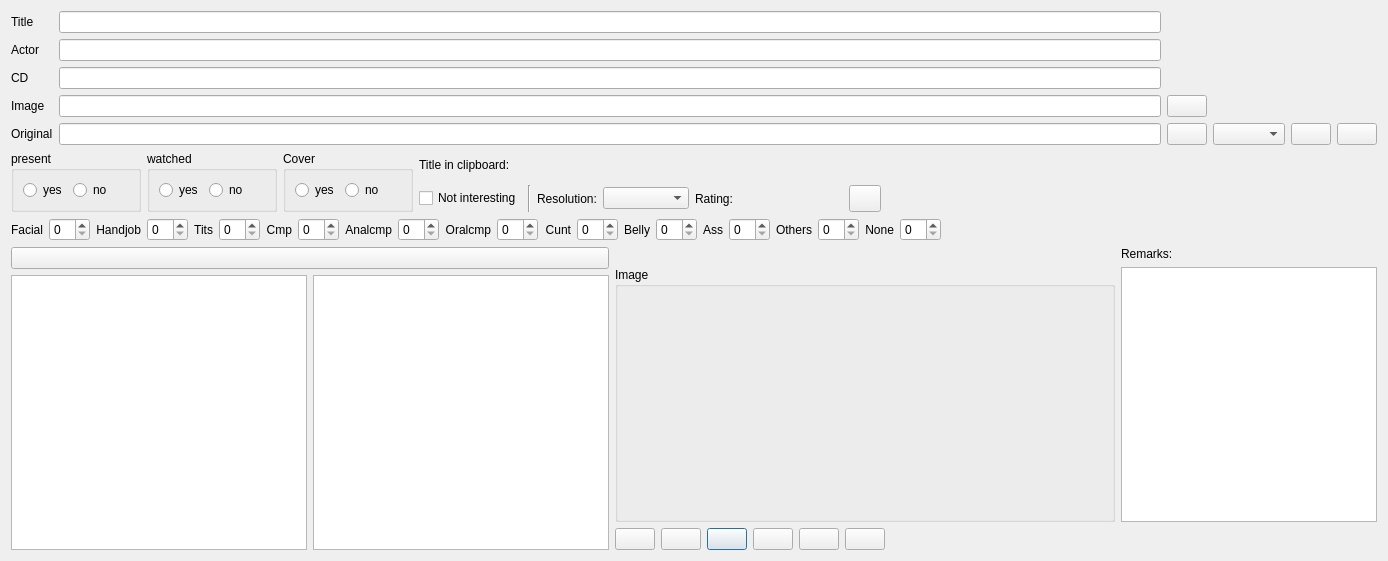
<?xml version="1.0" encoding="UTF-8"?>
<ui version="4.0">
 <class>Dialog</class>
 <widget class="QDialog" name="Dialog">
  <property name="geometry">
   <rect>
    <x>0</x>
    <y>0</y>
    <width>1388</width>
    <height>561</height>
   </rect>
  </property>
  <property name="windowTitle">
   <string>New / Change / Delete</string>
  </property>
  <property name="windowIcon">
   <iconset>
    <normaloff>pypordb/8027068_splash.png</normaloff>pypordb/8027068_splash.png</iconset>
  </property>
  <layout class="QGridLayout" name="gridLayout_2">
   <item row="1" column="0" colspan="2">
    <layout class="QHBoxLayout" name="horizontalLayout_10">
     <item>
      <layout class="QHBoxLayout" name="horizontalLayout_11">
       <item>
        <widget class="QGroupBox" name="groupBox_4">
         <property name="minimumSize">
          <size>
           <width>130</width>
           <height>59</height>
          </size>
         </property>
         <property name="whatsThis">
          <string/>
         </property>
         <property name="title">
          <string>present</string>
         </property>
         <layout class="QFormLayout" name="formLayout_2">
          <item row="0" column="0">
           <layout class="QHBoxLayout" name="horizontalLayout_3">
            <item>
             <widget class="QRadioButton" name="radioButtonVorhandenJa">
              <property name="whatsThis">
               <string>Mark here when video is present.</string>
              </property>
              <property name="text">
               <string>yes</string>
              </property>
             </widget>
            </item>
            <item>
             <widget class="QRadioButton" name="radioButtonVorhandenNein">
              <property name="whatsThis">
               <string>Mark here when video is NOT present.</string>
              </property>
              <property name="text">
               <string>no</string>
              </property>
             </widget>
            </item>
           </layout>
          </item>
         </layout>
        </widget>
       </item>
       <item>
        <widget class="QGroupBox" name="groupBox_5">
         <property name="minimumSize">
          <size>
           <width>130</width>
           <height>59</height>
          </size>
         </property>
         <property name="title">
          <string>watched</string>
         </property>
         <layout class="QFormLayout" name="formLayout_3">
          <item row="0" column="0">
           <layout class="QHBoxLayout" name="horizontalLayout_4">
            <item>
             <widget class="QRadioButton" name="radioButtonGesehenJa">
              <property name="whatsThis">
               <string>Mark here when this video has been watched.</string>
              </property>
              <property name="text">
               <string>yes</string>
              </property>
             </widget>
            </item>
            <item>
             <widget class="QRadioButton" name="radioButtonGesehenNein">
              <property name="whatsThis">
               <string>Mark here when this video has NOT yet watched.</string>
              </property>
              <property name="text">
               <string>no</string>
              </property>
             </widget>
            </item>
           </layout>
          </item>
         </layout>
        </widget>
       </item>
       <item>
        <widget class="QGroupBox" name="groupBox_6">
         <property name="minimumSize">
          <size>
           <width>130</width>
           <height>59</height>
          </size>
         </property>
         <property name="whatsThis">
          <string/>
         </property>
         <property name="title">
          <string>Cover</string>
         </property>
         <layout class="QFormLayout" name="formLayout_4">
          <item row="0" column="0">
           <layout class="QHBoxLayout" name="horizontalLayout_6">
            <item>
             <widget class="QRadioButton" name="radioButtonCoverJa">
              <property name="whatsThis">
               <string>Mark here when the image to be added in database is a video cover.</string>
              </property>
              <property name="text">
               <string>yes</string>
              </property>
             </widget>
            </item>
            <item>
             <widget class="QRadioButton" name="radioButtonCoverNein">
              <property name="whatsThis">
               <string>Mark here when the image to be added in database is NOT a video cover.</string>
              </property>
              <property name="text">
               <string>no</string>
              </property>
             </widget>
            </item>
           </layout>
          </item>
         </layout>
        </widget>
       </item>
      </layout>
     </item>
     <item>
      <layout class="QVBoxLayout" name="verticalLayout">
       <item>
        <layout class="QHBoxLayout" name="horizontalLayout_13">
         <item>
          <widget class="QLabel" name="label_8">
           <property name="text">
            <string>Title in clipboard:</string>
           </property>
          </widget>
         </item>
         <item>
          <widget class="QLabel" name="labelOriginal">
           <property name="text">
            <string/>
           </property>
          </widget>
         </item>
         <item>
          <spacer name="horizontalSpacer_3">
           <property name="orientation">
            <enum>Qt::Horizontal</enum>
           </property>
           <property name="sizeHint" stdset="0">
            <size>
             <width>40</width>
             <height>20</height>
            </size>
           </property>
          </spacer>
         </item>
        </layout>
       </item>
       <item>
        <layout class="QHBoxLayout" name="horizontalLayout_7">
         <item>
          <widget class="QCheckBox" name="checkBoxUninteressant">
           <property name="whatsThis">
            <string>Check this box, if you did not like the movie</string>
           </property>
           <property name="text">
            <string>Not interesting</string>
           </property>
          </widget>
         </item>
         <item>
          <widget class="Line" name="line">
           <property name="orientation">
            <enum>Qt::Vertical</enum>
           </property>
          </widget>
         </item>
         <item>
          <widget class="QLabel" name="label_17">
           <property name="whatsThis">
            <string>Please select the resolution of the clip.</string>
           </property>
           <property name="text">
            <string>Resolution:</string>
           </property>
          </widget>
         </item>
         <item>
          <widget class="QComboBox" name="comboBoxDefinition">
           <property name="iconSize">
            <size>
             <width>10</width>
             <height>10</height>
            </size>
           </property>
           <item>
            <property name="text">
             <string/>
            </property>
           </item>
           <item>
            <property name="text">
             <string>SD</string>
            </property>
           </item>
           <item>
            <property name="text">
             <string>HD 720p</string>
            </property>
           </item>
           <item>
            <property name="text">
             <string>HD 1080p</string>
            </property>
           </item>
           <item>
            <property name="text">
             <string>UltraHD</string>
            </property>
           </item>
           <item>
            <property name="text">
             <string>Unknown</string>
            </property>
           </item>
          </widget>
         </item>
         <item>
          <widget class="QLabel" name="label_18">
           <property name="text">
            <string>Rating:</string>
           </property>
          </widget>
         </item>
         <item>
          <widget class="QPushButton" name="pushButtonStar1">
           <property name="maximumSize">
            <size>
             <width>16</width>
             <height>16</height>
            </size>
           </property>
           <property name="text">
            <string/>
           </property>
           <property name="icon">
            <iconset>
             <normaloff>pypordb/non-starred.png</normaloff>pypordb/non-starred.png</iconset>
           </property>
           <property name="flat">
            <bool>true</bool>
           </property>
          </widget>
         </item>
         <item>
          <widget class="QPushButton" name="pushButtonStar2">
           <property name="maximumSize">
            <size>
             <width>16</width>
             <height>16</height>
            </size>
           </property>
           <property name="text">
            <string/>
           </property>
           <property name="icon">
            <iconset>
             <normaloff>pypordb/non-starred.png</normaloff>pypordb/non-starred.png</iconset>
           </property>
           <property name="flat">
            <bool>true</bool>
           </property>
          </widget>
         </item>
         <item>
          <widget class="QPushButton" name="pushButtonStar3">
           <property name="maximumSize">
            <size>
             <width>16</width>
             <height>16</height>
            </size>
           </property>
           <property name="text">
            <string/>
           </property>
           <property name="icon">
            <iconset>
             <normaloff>pypordb/non-starred.png</normaloff>pypordb/non-starred.png</iconset>
           </property>
           <property name="flat">
            <bool>true</bool>
           </property>
          </widget>
         </item>
         <item>
          <widget class="QPushButton" name="pushButtonStar4">
           <property name="maximumSize">
            <size>
             <width>16</width>
             <height>16</height>
            </size>
           </property>
           <property name="text">
            <string/>
           </property>
           <property name="icon">
            <iconset>
             <normaloff>pypordb/non-starred.png</normaloff>pypordb/non-starred.png</iconset>
           </property>
           <property name="flat">
            <bool>true</bool>
           </property>
          </widget>
         </item>
         <item>
          <widget class="QPushButton" name="pushButtonStar5">
           <property name="maximumSize">
            <size>
             <width>16</width>
             <height>16</height>
            </size>
           </property>
           <property name="text">
            <string/>
           </property>
           <property name="icon">
            <iconset>
             <normaloff>pypordb/non-starred.png</normaloff>pypordb/non-starred.png</iconset>
           </property>
           <property name="flat">
            <bool>true</bool>
           </property>
          </widget>
         </item>
         <item>
          <widget class="QPushButton" name="pushButtonClearRating">
           <property name="maximumSize">
            <size>
             <width>32</width>
             <height>32</height>
            </size>
           </property>
           <property name="toolTip">
            <string>&lt;html&gt;&lt;head/&gt;&lt;body&gt;&lt;p&gt;Clear rating&lt;/p&gt;&lt;/body&gt;&lt;/html&gt;</string>
           </property>
           <property name="text">
            <string/>
           </property>
           <property name="icon">
            <iconset>
             <normaloff>pypordb/clear_l.png</normaloff>pypordb/clear_l.png</iconset>
           </property>
           <property name="iconSize">
            <size>
             <width>10</width>
             <height>10</height>
            </size>
           </property>
          </widget>
         </item>
         <item>
          <spacer name="horizontalSpacer">
           <property name="orientation">
            <enum>Qt::Horizontal</enum>
           </property>
           <property name="sizeHint" stdset="0">
            <size>
             <width>358</width>
             <height>22</height>
            </size>
           </property>
          </spacer>
         </item>
        </layout>
       </item>
      </layout>
     </item>
    </layout>
   </item>
   <item row="2" column="0" colspan="2">
    <layout class="QHBoxLayout" name="horizontalLayout_5">
     <item>
      <widget class="QLabel" name="label">
       <property name="text">
        <string>Facial</string>
       </property>
       <property name="alignment">
        <set>Qt::AlignRight|Qt::AlignTrailing|Qt::AlignVCenter</set>
       </property>
      </widget>
     </item>
     <item>
      <widget class="QSpinBox" name="spinBoxF">
       <property name="sizePolicy">
        <sizepolicy hsizetype="Fixed" vsizetype="Fixed">
         <horstretch>0</horstretch>
         <verstretch>0</verstretch>
        </sizepolicy>
       </property>
      </widget>
     </item>
     <item>
      <widget class="QLabel" name="label_5">
       <property name="text">
        <string>Handjob</string>
       </property>
       <property name="alignment">
        <set>Qt::AlignRight|Qt::AlignTrailing|Qt::AlignVCenter</set>
       </property>
      </widget>
     </item>
     <item>
      <widget class="QSpinBox" name="spinBoxH"/>
     </item>
     <item>
      <widget class="QLabel" name="label_7">
       <property name="text">
        <string>Tits</string>
       </property>
       <property name="alignment">
        <set>Qt::AlignRight|Qt::AlignTrailing|Qt::AlignVCenter</set>
       </property>
      </widget>
     </item>
     <item>
      <widget class="QSpinBox" name="spinBoxT"/>
     </item>
     <item>
      <widget class="QLabel" name="label_9">
       <property name="text">
        <string>Cmp</string>
       </property>
       <property name="alignment">
        <set>Qt::AlignRight|Qt::AlignTrailing|Qt::AlignVCenter</set>
       </property>
      </widget>
     </item>
     <item>
      <widget class="QSpinBox" name="spinBoxC"/>
     </item>
     <item>
      <widget class="QLabel" name="label_10">
       <property name="text">
        <string>Analcmp</string>
       </property>
       <property name="alignment">
        <set>Qt::AlignRight|Qt::AlignTrailing|Qt::AlignVCenter</set>
       </property>
      </widget>
     </item>
     <item>
      <widget class="QSpinBox" name="spinBoxX"/>
     </item>
     <item>
      <widget class="QLabel" name="label_11">
       <property name="text">
        <string>Oralcmp</string>
       </property>
       <property name="alignment">
        <set>Qt::AlignRight|Qt::AlignTrailing|Qt::AlignVCenter</set>
       </property>
      </widget>
     </item>
     <item>
      <widget class="QSpinBox" name="spinBoxO"/>
     </item>
     <item>
      <widget class="QLabel" name="label_12">
       <property name="text">
        <string>Cunt</string>
       </property>
       <property name="alignment">
        <set>Qt::AlignRight|Qt::AlignTrailing|Qt::AlignVCenter</set>
       </property>
      </widget>
     </item>
     <item>
      <widget class="QSpinBox" name="spinBoxV"/>
     </item>
     <item>
      <widget class="QLabel" name="label_13">
       <property name="text">
        <string>Belly</string>
       </property>
       <property name="alignment">
        <set>Qt::AlignRight|Qt::AlignTrailing|Qt::AlignVCenter</set>
       </property>
      </widget>
     </item>
     <item>
      <widget class="QSpinBox" name="spinBoxB"/>
     </item>
     <item>
      <widget class="QLabel" name="label_14">
       <property name="text">
        <string>Ass</string>
       </property>
       <property name="alignment">
        <set>Qt::AlignRight|Qt::AlignTrailing|Qt::AlignVCenter</set>
       </property>
      </widget>
     </item>
     <item>
      <widget class="QSpinBox" name="spinBoxA"/>
     </item>
     <item>
      <widget class="QLabel" name="label_15">
       <property name="text">
        <string>Others</string>
       </property>
       <property name="alignment">
        <set>Qt::AlignRight|Qt::AlignTrailing|Qt::AlignVCenter</set>
       </property>
      </widget>
     </item>
     <item>
      <widget class="QSpinBox" name="spinBoxS"/>
     </item>
     <item>
      <widget class="QLabel" name="label_16">
       <property name="text">
        <string>None</string>
       </property>
       <property name="alignment">
        <set>Qt::AlignRight|Qt::AlignTrailing|Qt::AlignVCenter</set>
       </property>
      </widget>
     </item>
     <item>
      <widget class="QSpinBox" name="spinBoxK"/>
     </item>
     <item>
      <spacer name="horizontalSpacer_4">
       <property name="orientation">
        <enum>Qt::Horizontal</enum>
       </property>
       <property name="sizeHint" stdset="0">
        <size>
         <width>40</width>
         <height>20</height>
        </size>
       </property>
      </spacer>
     </item>
    </layout>
   </item>
   <item row="3" column="0">
    <layout class="QVBoxLayout" name="verticalLayout_3">
     <item>
      <widget class="QPushButton" name="pushButtonNeuDarstelleruebernehmen">
       <property name="toolTip">
        <string>&lt;html&gt;&lt;head/&gt;&lt;body&gt;&lt;p&gt;Adopt actor, F2&lt;/p&gt;&lt;/body&gt;&lt;/html&gt;</string>
       </property>
       <property name="whatsThis">
        <string>Copy the marked actors to the actors field</string>
       </property>
       <property name="text">
        <string/>
       </property>
       <property name="icon">
        <iconset>
         <normaloff>pypordb/go-up.svg</normaloff>pypordb/go-up.svg</iconset>
       </property>
       <property name="iconSize">
        <size>
         <width>24</width>
         <height>24</height>
        </size>
       </property>
       <property name="shortcut">
        <string>F2</string>
       </property>
       <property name="checkable">
        <bool>false</bool>
       </property>
      </widget>
     </item>
     <item>
      <layout class="QHBoxLayout" name="horizontalLayout_8">
       <item>
        <widget class="QListWidget" name="listWidgetW">
         <property name="whatsThis">
          <string>Last used female actors. Adopt marked actors with a doubleclick or click on the button above.</string>
         </property>
         <property name="selectionMode">
          <enum>QAbstractItemView::MultiSelection</enum>
         </property>
        </widget>
       </item>
       <item>
        <widget class="QListWidget" name="listWidgetM">
         <property name="whatsThis">
          <string>Last used male actors. Adopt marked actors with a doubleclick or click on the button above.</string>
         </property>
         <property name="selectionMode">
          <enum>QAbstractItemView::MultiSelection</enum>
         </property>
        </widget>
       </item>
      </layout>
     </item>
    </layout>
   </item>
   <item row="3" column="1">
    <layout class="QFormLayout" name="formLayout_5">
     <item row="2" column="0">
      <layout class="QHBoxLayout" name="horizontalLayout">
       <item>
        <widget class="QPushButton" name="pushButtonBildbeschneiden">
         <property name="toolTip">
          <string>&lt;html&gt;&lt;head/&gt;&lt;body&gt;&lt;p&gt;Crop image&lt;/p&gt;&lt;/body&gt;&lt;/html&gt;</string>
         </property>
         <property name="whatsThis">
          <string>Crop image.

How does cropping work?

First click with the left mouse button in the left top corner, then click with the right mouse button at the bottom right.</string>
         </property>
         <property name="text">
          <string/>
         </property>
         <property name="icon">
          <iconset>
           <normaloff>pypordb/transform-crop.png</normaloff>pypordb/transform-crop.png</iconset>
         </property>
         <property name="iconSize">
          <size>
           <width>10</width>
           <height>10</height>
          </size>
         </property>
        </widget>
       </item>
       <item>
        <widget class="QPushButton" name="pushButtonBildloeschen">
         <property name="toolTip">
          <string>&lt;html&gt;&lt;head/&gt;&lt;body&gt;&lt;p&gt;Delete image file from working directory&lt;/p&gt;&lt;/body&gt;&lt;/html&gt;</string>
         </property>
         <property name="whatsThis">
          <string>Delete image file in working directory</string>
         </property>
         <property name="text">
          <string/>
         </property>
         <property name="icon">
          <iconset>
           <normaloff>pypordb/user-trash.png</normaloff>pypordb/user-trash.png</iconset>
         </property>
         <property name="iconSize">
          <size>
           <width>10</width>
           <height>10</height>
          </size>
         </property>
        </widget>
       </item>
       <item>
        <widget class="QPushButton" name="pushButtonNeuOK">
         <property name="toolTip">
          <string>&lt;html&gt;&lt;head/&gt;&lt;body&gt;&lt;p&gt;Save&lt;/p&gt;&lt;/body&gt;&lt;/html&gt;</string>
         </property>
         <property name="whatsThis">
          <string>Save</string>
         </property>
         <property name="text">
          <string/>
         </property>
         <property name="icon">
          <iconset>
           <normaloff>pypordb/media-floppy.png</normaloff>pypordb/media-floppy.png</iconset>
         </property>
         <property name="iconSize">
          <size>
           <width>10</width>
           <height>10</height>
          </size>
         </property>
         <property name="shortcut">
          <string>Enter, Return</string>
         </property>
         <property name="autoDefault">
          <bool>false</bool>
         </property>
         <property name="default">
          <bool>true</bool>
         </property>
        </widget>
       </item>
       <item>
        <widget class="QPushButton" name="pushButtonNeuCancel">
         <property name="toolTip">
          <string>&lt;html&gt;&lt;head/&gt;&lt;body&gt;&lt;p&gt;Cancel&lt;/p&gt;&lt;/body&gt;&lt;/html&gt;</string>
         </property>
         <property name="whatsThis">
          <string>Cancel</string>
         </property>
         <property name="text">
          <string/>
         </property>
         <property name="icon">
          <iconset>
           <normaloff>pypordb/dialog-cancel.svg</normaloff>pypordb/dialog-cancel.svg</iconset>
         </property>
         <property name="iconSize">
          <size>
           <width>10</width>
           <height>10</height>
          </size>
         </property>
        </widget>
       </item>
       <item>
        <widget class="QPushButton" name="pushButtonNeuDelete">
         <property name="toolTip">
          <string>&lt;html&gt;&lt;head/&gt;&lt;body&gt;&lt;p&gt;Delete from database&lt;/p&gt;&lt;/body&gt;&lt;/html&gt;</string>
         </property>
         <property name="whatsThis">
          <string>Entry in database will be deleted, inclusive image file</string>
         </property>
         <property name="text">
          <string/>
         </property>
         <property name="icon">
          <iconset>
           <normaloff>pypordb/user-trash.svg</normaloff>pypordb/user-trash.svg</iconset>
         </property>
         <property name="iconSize">
          <size>
           <width>10</width>
           <height>10</height>
          </size>
         </property>
        </widget>
       </item>
       <item>
        <widget class="QPushButton" name="pushButtonVerz">
         <property name="toolTip">
          <string>&lt;html&gt;&lt;head/&gt;&lt;body&gt;&lt;p&gt;Change working directory&lt;/p&gt;&lt;/body&gt;&lt;/html&gt;</string>
         </property>
         <property name="whatsThis">
          <string>Change the working directory</string>
         </property>
         <property name="text">
          <string/>
         </property>
         <property name="icon">
          <iconset>
           <normaloff>pypordb/folder.svg</normaloff>pypordb/folder.svg</iconset>
         </property>
         <property name="iconSize">
          <size>
           <width>10</width>
           <height>10</height>
          </size>
         </property>
        </widget>
       </item>
       <item>
        <spacer name="horizontalSpacer_2">
         <property name="orientation">
          <enum>Qt::Horizontal</enum>
         </property>
         <property name="sizeHint" stdset="0">
          <size>
           <width>40</width>
           <height>20</height>
          </size>
         </property>
        </spacer>
       </item>
      </layout>
     </item>
     <item row="1" column="0">
      <widget class="QGroupBox" name="groupBox_2">
       <property name="minimumSize">
        <size>
         <width>500</width>
         <height>200</height>
        </size>
       </property>
       <property name="title">
        <string>Image</string>
       </property>
       <layout class="QFormLayout" name="formLayout">
        <property name="fieldGrowthPolicy">
         <enum>QFormLayout::ExpandingFieldsGrow</enum>
        </property>
        <item row="0" column="0">
         <widget class="QLabel" name="labelNeuBildanzeige">
          <property name="whatsThis">
           <string>Preview</string>
          </property>
          <property name="text">
           <string/>
          </property>
         </widget>
        </item>
       </layout>
      </widget>
     </item>
     <item row="0" column="1">
      <widget class="QLabel" name="label_19">
       <property name="text">
        <string>Remarks:</string>
       </property>
      </widget>
     </item>
     <item row="1" column="1">
      <widget class="QPlainTextEdit" name="plainTextEditRemarks"/>
     </item>
    </layout>
   </item>
   <item row="0" column="0" colspan="2">
    <layout class="QGridLayout" name="gridLayout">
     <item row="0" column="1">
      <widget class="QLineEdit" name="lineEditNeuTitel">
       <property name="whatsThis">
        <string>Enter file name</string>
       </property>
      </widget>
     </item>
     <item row="2" column="1">
      <widget class="QLineEdit" name="lineEditNeuCD">
       <property name="whatsThis">
        <string>Enter directory</string>
       </property>
      </widget>
     </item>
     <item row="4" column="0">
      <widget class="QLabel" name="label_6">
       <property name="text">
        <string>Original</string>
       </property>
      </widget>
     </item>
     <item row="4" column="2">
      <widget class="QPushButton" name="pushButtonOriginalAlt">
       <property name="toolTip">
        <string>&lt;html&gt;&lt;head/&gt;&lt;body&gt;&lt;p&gt;Reuse last entered original title, Ctrl+Y&lt;/p&gt;&lt;/body&gt;&lt;/html&gt;</string>
       </property>
       <property name="whatsThis">
        <string>Reuse last entered original title</string>
       </property>
       <property name="text">
        <string/>
       </property>
       <property name="icon">
        <iconset>
         <normalon>pypordb/appointment-recurring.png</normalon>
        </iconset>
       </property>
       <property name="iconSize">
        <size>
         <width>10</width>
         <height>10</height>
        </size>
       </property>
       <property name="shortcut">
        <string>Ctrl+Y</string>
       </property>
       <property name="autoDefault">
        <bool>true</bool>
       </property>
      </widget>
     </item>
     <item row="3" column="0">
      <widget class="QLabel" name="label_4">
       <property name="text">
        <string>Image</string>
       </property>
      </widget>
     </item>
     <item row="3" column="1">
      <widget class="QLineEdit" name="lineEditNeuBild">
       <property name="whatsThis">
        <string>Enter file name of image file</string>
       </property>
       <property name="readOnly">
        <bool>true</bool>
       </property>
      </widget>
     </item>
     <item row="4" column="1">
      <widget class="QLineEdit" name="lineEditNeuOriginal">
       <property name="whatsThis">
        <string>Enter original title of the movie. For adding more titles, please press the button on the right side.</string>
       </property>
      </widget>
     </item>
     <item row="4" column="6">
      <widget class="QPushButton" name="pushButtonOriginal">
       <property name="toolTip">
        <string>Enter more movie titles</string>
       </property>
       <property name="whatsThis">
        <string>Enter more movie titles</string>
       </property>
       <property name="text">
        <string/>
       </property>
       <property name="icon">
        <iconset>
         <normaloff>pypordb/go-next.svg</normaloff>pypordb/go-next.svg</iconset>
       </property>
       <property name="iconSize">
        <size>
         <width>10</width>
         <height>10</height>
        </size>
       </property>
      </widget>
     </item>
     <item row="0" column="0">
      <widget class="QLabel" name="label_1">
       <property name="text">
        <string>Title</string>
       </property>
      </widget>
     </item>
     <item row="1" column="0">
      <widget class="QLabel" name="label_2">
       <property name="text">
        <string>Actor</string>
       </property>
      </widget>
     </item>
     <item row="1" column="1">
      <widget class="QLineEdit" name="lineEditNeuDarsteller">
       <property name="toolTip">
        <string/>
       </property>
       <property name="whatsThis">
        <string>Enter the list of actors, separated by comma</string>
       </property>
      </widget>
     </item>
     <item row="4" column="4">
      <widget class="QPushButton" name="pushButtonAddYear">
       <property name="toolTip">
        <string>&lt;html&gt;&lt;head/&gt;&lt;body&gt;&lt;p&gt;Select year from the combo box on the left and add it to the original title, ALT+Q&lt;/p&gt;&lt;/body&gt;&lt;/html&gt;</string>
       </property>
       <property name="whatsThis">
        <string>&lt;html&gt;&lt;head/&gt;&lt;body&gt;&lt;p&gt;Select year from the combo box on the left and add it to the original title&lt;br/&gt;&lt;/p&gt;&lt;/body&gt;&lt;/html&gt;</string>
       </property>
       <property name="text">
        <string/>
       </property>
       <property name="icon">
        <iconset>
         <normaloff>pypordb/x-office-calendar-symbolic.svg</normaloff>pypordb/x-office-calendar-symbolic.svg</iconset>
       </property>
       <property name="iconSize">
        <size>
         <width>10</width>
         <height>10</height>
        </size>
       </property>
       <property name="shortcut">
        <string>Alt+Q</string>
       </property>
      </widget>
     </item>
     <item row="2" column="0">
      <widget class="QLabel" name="label_3">
       <property name="text">
        <string>CD</string>
       </property>
      </widget>
     </item>
     <item row="4" column="3">
      <widget class="QComboBox" name="comboBoxYear"/>
     </item>
     <item row="3" column="2">
      <widget class="QPushButton" name="pushButtonRepeat">
       <property name="toolTip">
        <string>&lt;html&gt;&lt;head/&gt;&lt;body&gt;&lt;p&gt;Repeat you last input, F12&lt;/p&gt;&lt;/body&gt;&lt;/html&gt;</string>
       </property>
       <property name="text">
        <string/>
       </property>
       <property name="icon">
        <iconset>
         <normaloff>pypordb/repeat.svg</normaloff>pypordb/repeat.svg</iconset>
       </property>
       <property name="iconSize">
        <size>
         <width>10</width>
         <height>10</height>
        </size>
       </property>
       <property name="shortcut">
        <string>F12</string>
       </property>
      </widget>
     </item>
    </layout>
   </item>
  </layout>
 </widget>
 <tabstops>
  <tabstop>lineEditNeuTitel</tabstop>
  <tabstop>lineEditNeuDarsteller</tabstop>
  <tabstop>lineEditNeuCD</tabstop>
  <tabstop>lineEditNeuBild</tabstop>
  <tabstop>lineEditNeuOriginal</tabstop>
  <tabstop>pushButtonOriginalAlt</tabstop>
  <tabstop>comboBoxYear</tabstop>
  <tabstop>pushButtonAddYear</tabstop>
  <tabstop>pushButtonOriginal</tabstop>
  <tabstop>radioButtonVorhandenJa</tabstop>
  <tabstop>radioButtonVorhandenNein</tabstop>
  <tabstop>radioButtonGesehenJa</tabstop>
  <tabstop>radioButtonGesehenNein</tabstop>
  <tabstop>radioButtonCoverJa</tabstop>
  <tabstop>radioButtonCoverNein</tabstop>
  <tabstop>checkBoxUninteressant</tabstop>
  <tabstop>comboBoxDefinition</tabstop>
  <tabstop>spinBoxF</tabstop>
  <tabstop>spinBoxH</tabstop>
  <tabstop>spinBoxT</tabstop>
  <tabstop>spinBoxC</tabstop>
  <tabstop>spinBoxX</tabstop>
  <tabstop>spinBoxO</tabstop>
  <tabstop>spinBoxV</tabstop>
  <tabstop>spinBoxB</tabstop>
  <tabstop>spinBoxA</tabstop>
  <tabstop>spinBoxS</tabstop>
  <tabstop>spinBoxK</tabstop>
  <tabstop>pushButtonNeuDarstelleruebernehmen</tabstop>
  <tabstop>listWidgetW</tabstop>
  <tabstop>listWidgetM</tabstop>
  <tabstop>pushButtonBildbeschneiden</tabstop>
 </tabstops>
 <resources/>
 <connections/>
</ui>
